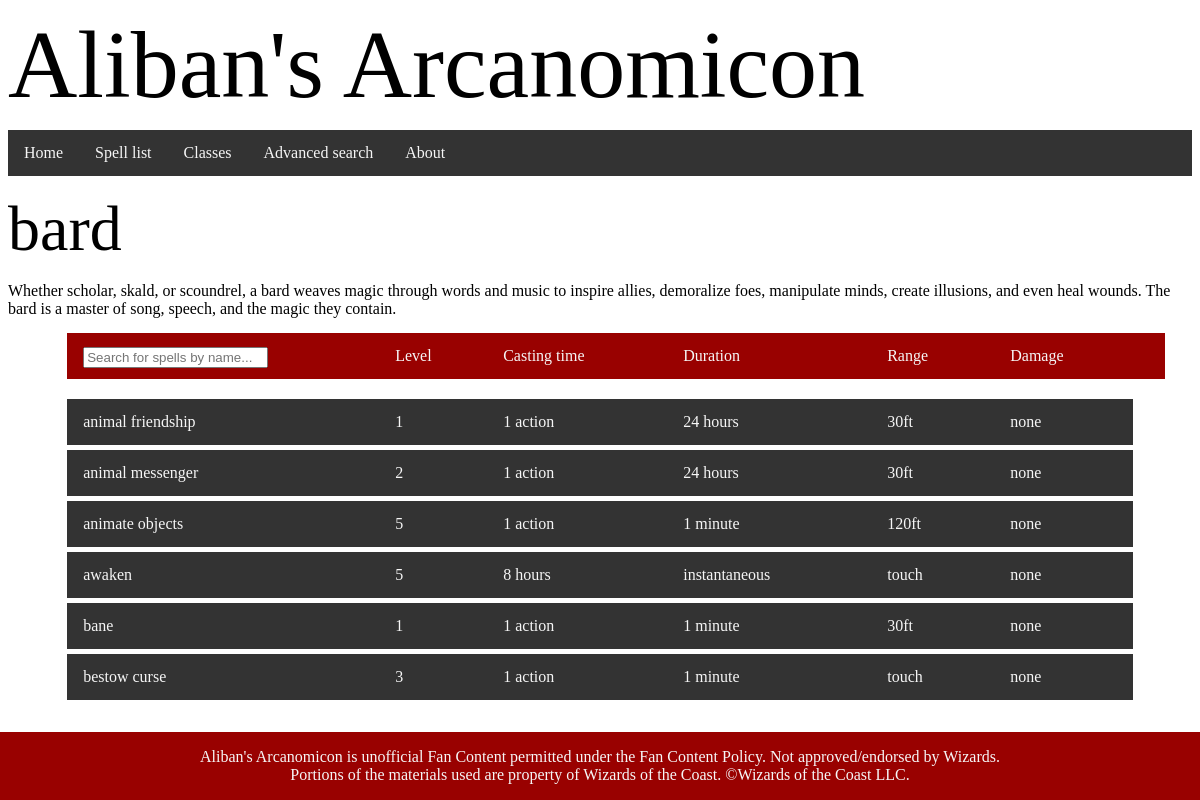
/class/bard, run on an earlier commit of the app's database.
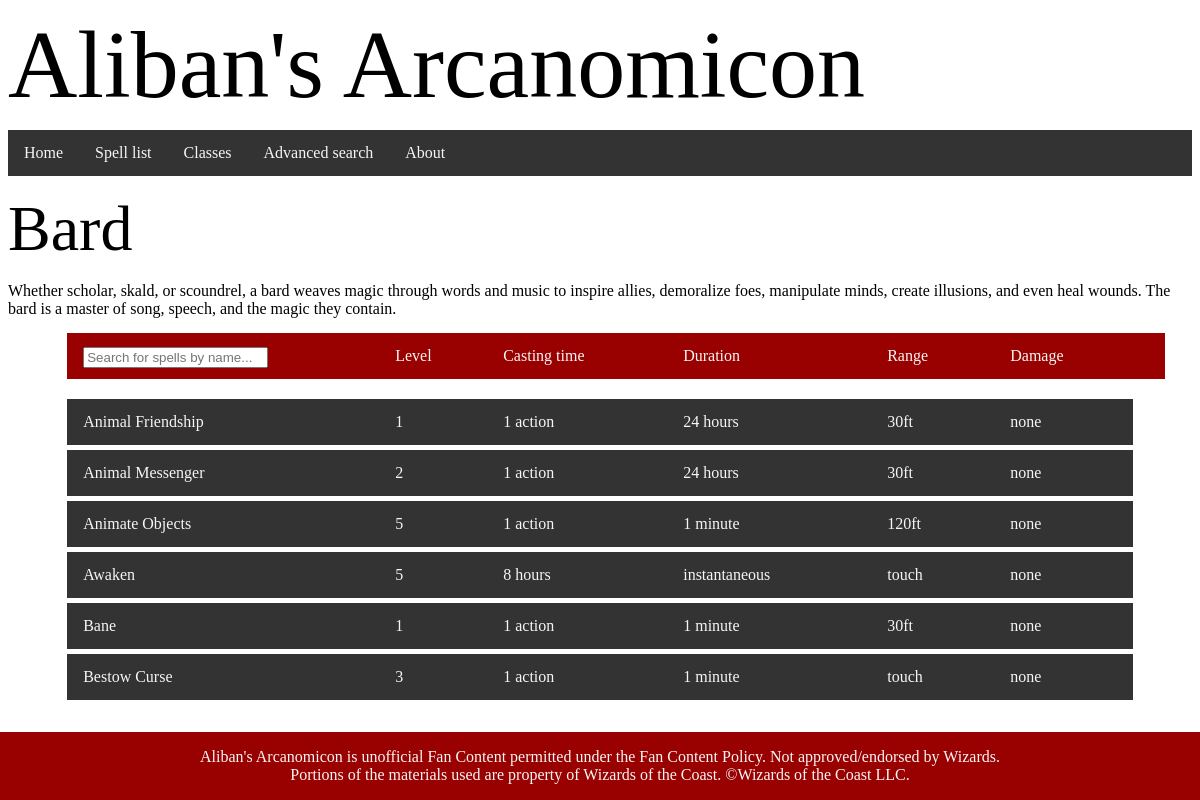
And on a later commit of the database.
### tables this page shows
CREATE TABLE caster (id INTEGER PRIMARY KEY AUTOINCREMENT, name STRING, description TEXT);

CREATE TABLE spell (id INTEGER PRIMARY KEY AUTOINCREMENT, name STRING, description TEXT, level INTEGER, components STRING, concentration INTEGER, ritual INTEGER, damage STRING, range INTEGER REFERENCES range (id), duration INTEGER REFERENCES duration (id), castingtime STRING REFERENCES castingtime (id), school INTEGER REFERENCES school (id));

CREATE TABLE castingtime (id INTEGER PRIMARY KEY AUTOINCREMENT, name STRING);

CREATE TABLE duration (id INTEGER PRIMARY KEY AUTOINCREMENT, name STRING);

CREATE TABLE range (id INTEGER PRIMARY KEY AUTOINCREMENT, name STRING);

### routes.py (the view)
@app.route('/class/<classname>')
def classsing(classname):
    castersql = "SELECT caster.name, caster.description FROM caster WHERE caster.id = {}"
    spellsql = "SELECT spell.id, spell.name, spell.level, castingtime.name, duration.name, range.name, spell.damage FROM spell INNER JOIN range ON range.id = spell.range INNER JOIN castingtime ON castingtime.id = spell.castingtime INNER JOIN duration ON duration.id = spell.duration WHERE spell.id IN (SELECT sid FROM spellcaster WHERE cid = {})" #many-many SQL query, with nested parameters
    if classname in entfields[4][1:]: #checking if it's in the list in "entfields" from the 1 index on (0 index is the name of the field). This prevents hackers from inserting malicious SQL
        casterid = entfields[4].index(classname) #takes id of matching entry and replaces name with it
        castersql = castersql.format(casterid)
        caster = db_func(castersql, single = True)
        spellsql = spellsql.format(casterid) #puts the id of the caster into the many-many SQL query
        spells = db_func(spellsql, single = False)
        return render_template('class.html', caster = caster, spells = spells)
    else:
        return render_template("404.html"), 404

### templates/class.html
{% extends "layout.html" %}
{% block content %}
    <h2>{{ caster[0] }}</h2>
    {{ caster[1] }}
    <br>
    {% include "spelllist.html" %}
{% endblock content %}

### templates/spelllist.html (shortened to what this page needs)
{% block spells %}
<div class="spellfields">
    <span class="asname">
        <input type="text" id="myInput" onkeyup="searchfilter()" placeholder="Search for spells by name...">
    </span>
    <span class="aslevel">Level</span>
    <span class="ascastime">Casting time</span>
    <span class="asdurat">Duration</span>
    <span class="asrange">Range</span>
    <span class="asdmg">Damage</span>
</div>
<div id="spells">
{% for spell in spells %}
    <div class="spelllink">
        <a href="spell/{{ spell[0] }}">
            <span class= "asname">{{ spell[1] }}</span>
            <span class= "aslevel">{{ spell[2] }}</span>
            <span class= "ascastime">{{ spell[3] }}</span>
            <span class= "asdurat">{{ spell[4] }}</span>
            <span class= "asrange">{{ spell[5] }}</span>
            <span class= "asdmg">{{ spell[6] }}</span>
        </a>
    </div>
{% endfor %}
<br>
<br>
<br>
<br>
</div>
{% endblock spells %}

What changed in the data, as far as the page shows it:
changed caster: name "bard" → "Bard"
changed spell: name "animal friendship" → "Animal Friendship"
changed spell: name "animal messenger" → "Animal Messenger"
changed spell "120ft": name "animate objects" → "Animate Objects"
changed spell "instantaneous": name "awaken" → "Awaken"
changed spell: name "bane" → "Bane"
changed spell: name "bestow curse" → "Bestow Curse"
